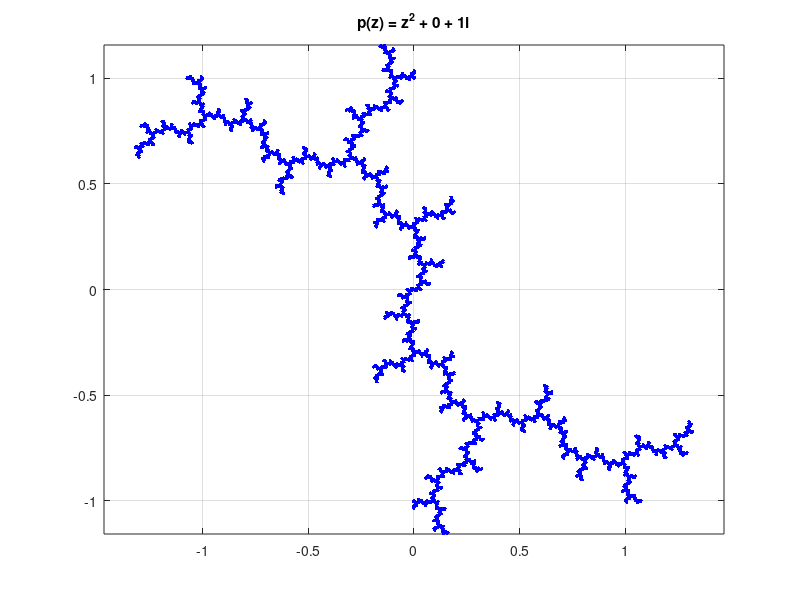

Reproduce this figure in MATLAB.
% function julia1(c, N, colour)
%
% Draw the Julia set of p_c(z) = z^2 + c.
%
% c : Any complex number.  The default value is i.
% N : The number of backward iterations.  The default value is 17.
% colour : One of the colours accepted by Matlab.
%          The default colour is blue.
%

function julia1(c, N, colour)
    if ( nargin < 3 )
        colour = 'blue';
        if ( nargin < 2 )
            N = 17;
            if ( nargin < 1 )
                c = i;
            end
        end
    end

    % Compute the repelling fixed point  (1 + sqrt(1 - 4c))/2 , where
    % sqrt(1 - 4c) is the square root of 1 - 4c with a non negative
    % real part.
    x = real(1-4*c);
    y = imag(1-4*c);
    q = sqrt(x^2+y^2);
    if ( x == 0 && y == 0 )
        u = 0;
        v = 0;
    elseif ( x > 0 )
        u = sqrt(2*(x+q))/2;
        v = y/(2*u);
    else
        v = sqrt(2*(-x+q))/2;
        u = y/(2*v);
    end;
    w = (1 + (u+i*v))/2;
    fprintf('%f + %f i is a repelling fixed point if c~= 1/4.\n',real(w),imag(w));
    fprintf('We use %f + %f i as starting point.\n',real(w),imag(w));

    % Compute the bachward iterations and draw the Julia set.
    x = real(w-c);
    y = imag(w-c);

    figure;
    for n = 1:N
        q = sqrt(x.^2+y.^2);
        for j = 1:length(x)
            if ( x(j) == 0 && y(j) == 0 )
                u(j) = 0;
                v(j) = 0;
            elseif ( x(j) > 0 )
                u(j) = sqrt(2*(x(j)+q(j)))/2;
                v(j) = y(j)/(2*u(j));
            else
                v(j) = sqrt(2*(-x(j)+q(j)))/2;
                u(j) = y(j)/(2*v(j));
            end;
        end
        x = [ u , -u ];
        y = [ v , -v ];

        % We draw the points.
        plot(x,y,'.','LineWidth',0.1,'Color',colour);

        % Go on with the next iteration (if there is one).
        x = [ u , -u ] - real(c);
        y = [ v , -v ] - imag(c);        
        hold on
    end
    axis equal;
    grid on
    title(['p(z) = z^2 + ',num2str(real(c)),' + ',num2str(imag(c)),'i']);
    hold off
    display('The drawing is completed.');
end
